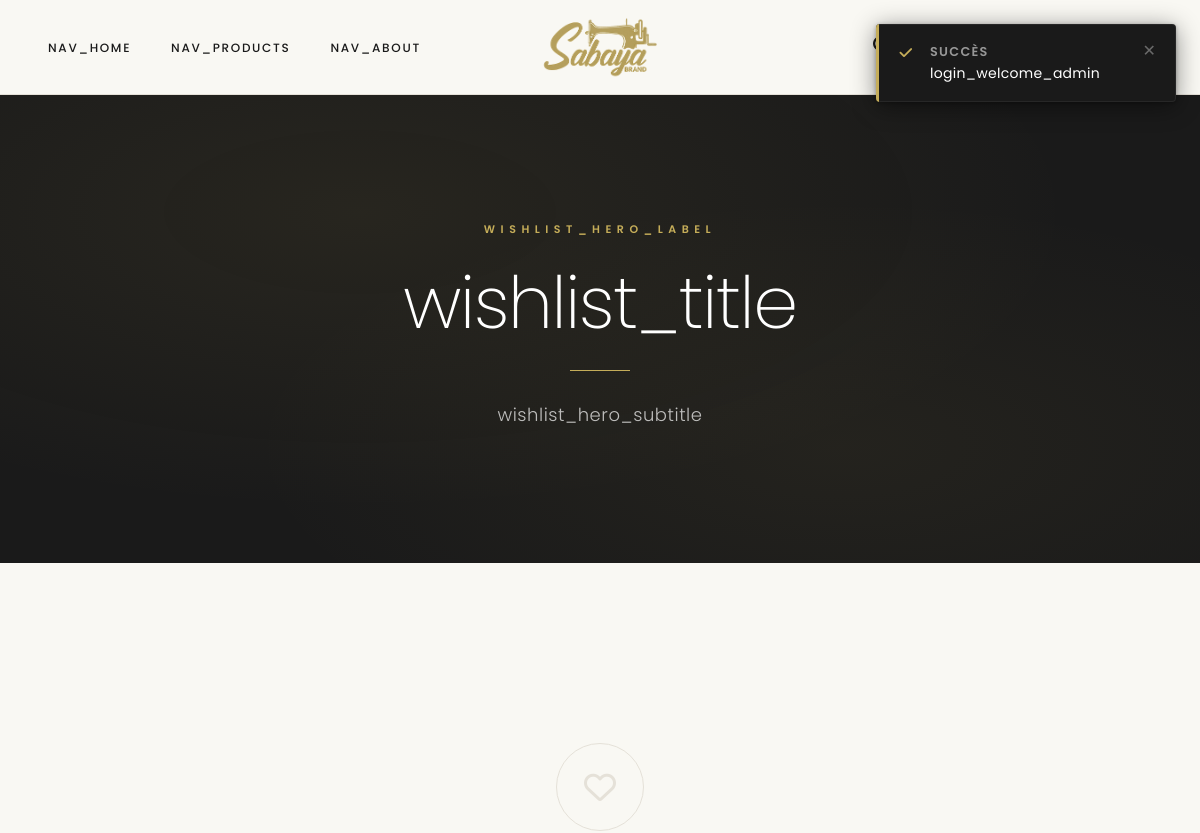
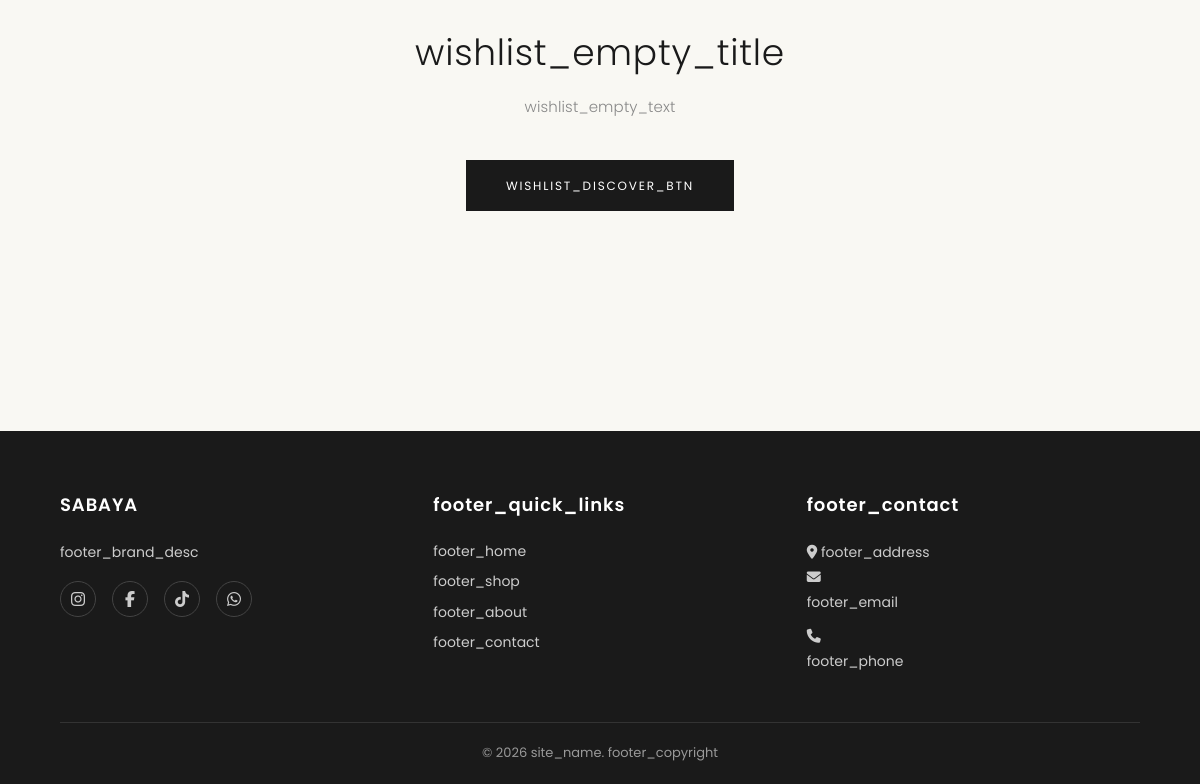
/sabaya/wishlist/wishlist.php (signed in), run on an earlier commit of the app's database (2 pictures, top to bottom).
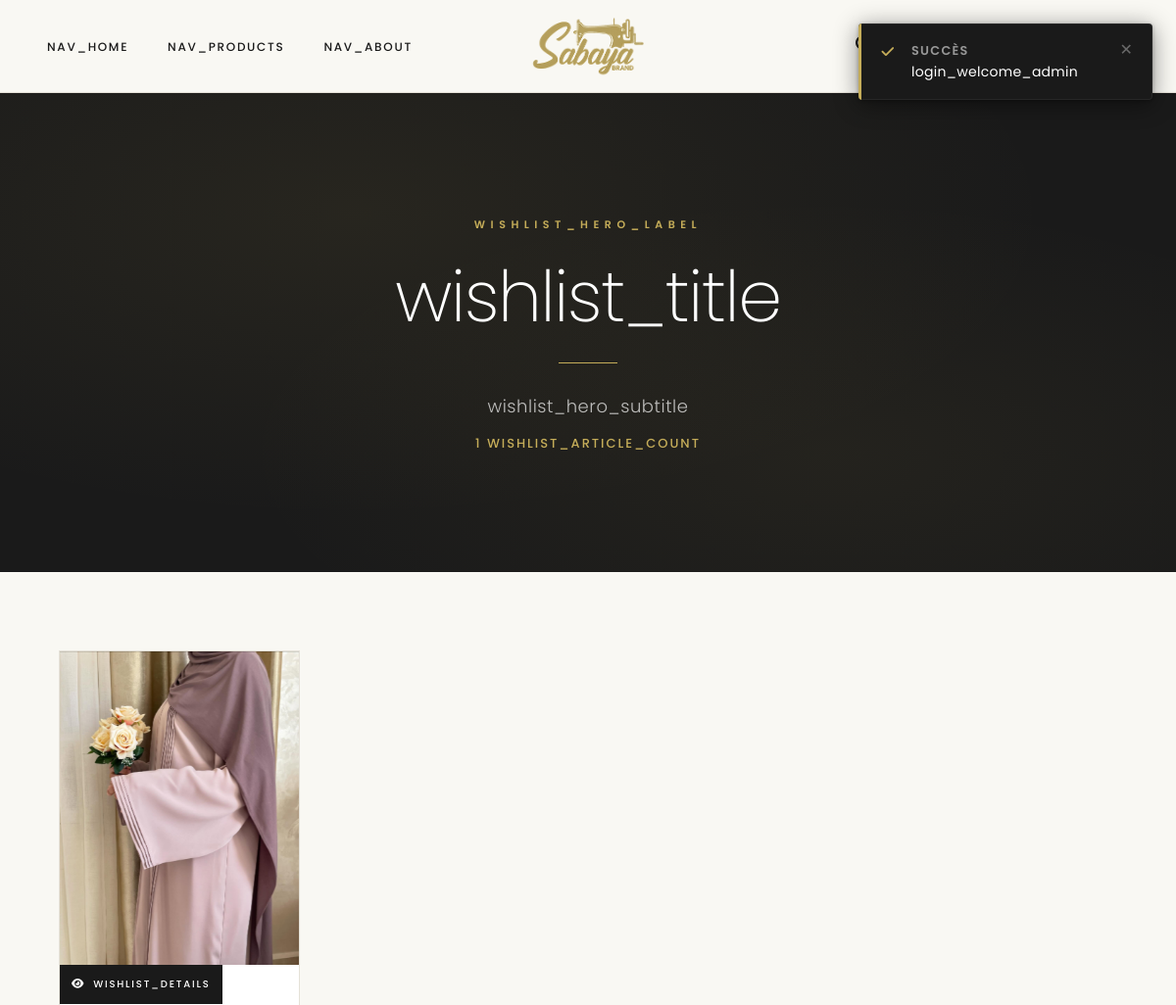
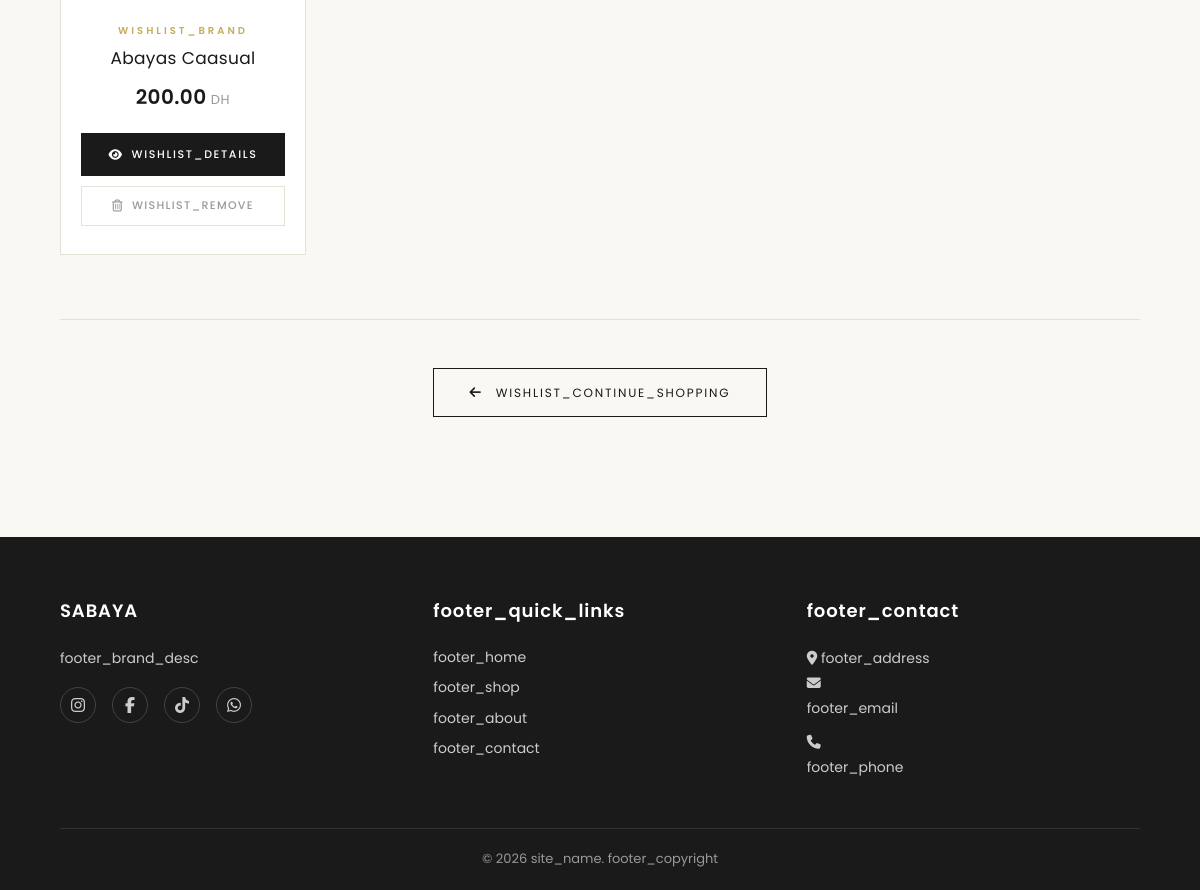
And on a later commit of the database (2 pictures, top to bottom).
### tables this page shows
CREATE TABLE `wishlist` (
  `id_wishlist` int(11) NOT NULL,
  `date_ajout` datetime DEFAULT current_timestamp(),
  `id_client` int(11) NOT NULL,
  `id_produit` int(11) NOT NULL
);

CREATE TABLE `produits` (
  `id_produit` int(11) NOT NULL,
  `nom` varchar(150) NOT NULL,
  `description` text NOT NULL,
  `prix` decimal(10,2) NOT NULL,
  `stock` int(11) NOT NULL,
  `image` varchar(255) DEFAULT NULL,
  `taille` varchar(50) DEFAULT NULL,
  `couleur` varchar(50) DEFAULT NULL,
  `id_categorie` int(11) NOT NULL
);

### sabaya/config/lang.php (called while the page is built, shortened)
<?php
if (!function_exists('t')) {
    function t(string $key, ?string $fallback = null): string
    {
        return $fallback ?? $key;
    }
}

### sabaya/models/Wishlist.php (called while the page is built, shortened)
<?php
class Wishlist
{
    private $pdo;
    public function __construct($pdo)
    {
        $this->pdo = $pdo;
    }
    public function getUserWishlist($id_client)
    {
        $sql = "SELECT
                    wishlist.*,
                    produits.nom,
                    produits.prix,
                    produits.image
                FROM wishlist
                INNER JOIN produits
                    ON wishlist.id_produit = produits.id_produit
                WHERE wishlist.id_client = :id_client
                ORDER BY wishlist.id_wishlist DESC";
        $stmt = $this->pdo->prepare($sql);
        $stmt->execute([
            ':id_client' => $id_client
        ]);
        return $stmt->fetchAll();
    }
}

### sabaya/wishlist/wishlist.php (the view, shortened to what this page needs)
<?php
require_once '../models/Wishlist.php';
$db = new Database();
$pdo = $db->getConnection();
$wishlistModel = new Wishlist($pdo);
$id_client = $_SESSION['user_id'];
$wishlist = $wishlistModel->getUserWishlist($id_client);
$wishlistCount = count($wishlist);
require_once '../config/lang.php';
require_once '../includes/header.php';
require_once '../includes/navbar.php';
?>
    <main id="main-content">
    <section class="wishlist-hero reveal" aria-labelledby="wishlist-title">
            <div class="wishlist-hero__inner">
                <span class="wishlist-hero__label" aria-hidden="true"><?= t('wishlist_hero_label') ?></span>
                <h1 id="wishlist-title" class="wishlist-hero__title"><?= t('wishlist_title') ?></h1>
                <div class="wishlist-hero__line" aria-hidden="true"></div>
                <p class="wishlist-hero__subtitle"><?= t('wishlist_hero_subtitle') ?></p>
                <?php if ($wishlistCount > 0): ?>
                    <p class="wishlist-hero__count"><?= $wishlistCount ?> <?= t('wishlist_article_count') ?></p>
                <?php endif; ?>
            </div>
        </section>
    <section class="wishlist-content reveal" aria-label="Vos produits favoris">
            <?php if (empty($wishlist)): ?>
                <div class="wishlist-empty" role="status">
                    <div class="wishlist-empty__icon-wrapper" aria-hidden="true">
                        <i class="far fa-heart"></i>
                    </div>
                    <h2 class="wishlist-empty__title"><?= t('wishlist_empty_title') ?></h2>
                    <p class="wishlist-empty__text"><?= t('wishlist_empty_text') ?></p>
                    <a href="../products/products.php" class="btn wishlist-empty__btn" aria-label="<?= t('wishlist_discover_btn') ?>">
                        <?= t('wishlist_discover_btn') ?>
                    </a>
                </div>
            <?php else: ?>
                <div class="wishlist-grid" role="list" aria-label="Grille de vos produits favoris">
                    <?php foreach ($wishlist as $item): ?>
                        <article class="wishlist-card" role="listitem">
                            <a href="../products/product-details.php?id=<?= $item['id_produit'] ?>"
                               class="wishlist-card__image-link"
                               aria-label="<?= t('wishlist_details') . ' ' . htmlspecialchars($item['nom']) ?>">
                                <img src="../assets/images/products/<?= htmlspecialchars($item['image']) ?>"
                                     alt="<?= htmlspecialchars($item['nom']) ?> — Abaya Sabaya Luxury"
                                     loading="lazy"
                                     width="400"
                                     height="500">
                                <span class="wishlist-card__quick-view" aria-hidden="true">
                                    <i class="fas fa-eye" aria-hidden="true"></i>
                                    <?= t('wishlist_details') ?>
                                </span>
                            </a>
                            <div class="wishlist-card__body">
                                <span class="wishlist-card__brand" aria-label="Marque"><?= t('wishlist_brand') ?></span>
                                <h2 class="wishlist-card__name"><?= htmlspecialchars($item['nom']) ?></h2>
                                <p class="wishlist-card__price" aria-label="Prix : <?= htmlspecialchars($item['prix']) ?> Dirhams">
                                    <span class="wishlist-card__price-value"><?= htmlspecialchars($item['prix']) ?></span>
                                    <span class="wishlist-card__price-currency"> DH</span>
                                </p>
                                <div class="wishlist-card__actions">
                                    <a href="../products/product-details.php?id=<?= $item['id_produit'] ?>"
                                       class="wishlist-card__btn-details"
                                       aria-label="<?= t('wishlist_details') . ' ' . htmlspecialchars($item['nom']) ?>">
                                        <i class="fas fa-eye" aria-hidden="true"></i>
                                        <?= t('wishlist_details') ?>
                                    </a>
                                    <a href="remove-wishlist.php?id=<?= $item['id_wishlist'] ?>"
                                       class="wishlist-card__btn-remove"
                                       data-wishlist-pulse
                                       aria-label="<?= t('wishlist_remove') . ' ' . htmlspecialchars($item['nom']) ?>">
                                        <i class="far fa-trash-alt" aria-hidden="true"></i>
                                        <?= t('wishlist_remove') ?>
                                    </a>
                                </div>
                            </div>
                        </article>
                    <?php endforeach; ?>
                </div>
                <div class="wishlist-bottom-cta">
                    <a href="../products/products.php" class="btn-outline wishlist-bottom-cta__btn" aria-label="<?= t('wishlist_continue_shopping') ?>">
                        <i class="fas fa-arrow-left" aria-hidden="true"></i>
                        <?= t('wishlist_continue_shopping') ?>
                    </a>
                </div>
            <?php endif; ?>
        </section>
    </main>
<?php require_once '../includes/footer.php'; ?>
</body>
</html>

### sabaya/includes/header.php (shortened to what this page needs)
<?php
require_once __DIR__ . '/../config/lang.php';
$protocol = (!empty($_SERVER['HTTPS']) && $_SERVER['HTTPS'] !== 'off') ? 'https' : 'http';
$scriptDir = dirname($_SERVER['SCRIPT_NAME']);
if ($scriptDir !== '/' && $scriptDir !== '\\' && $scriptDir !== '') {
    $scriptDir = dirname($scriptDir);
}
$baseUrl  = $protocol . '://' . $_SERVER['HTTP_HOST'] . rtrim($scriptDir, '/\\');
?>
<!DOCTYPE html>
<html lang="fr">
<head>
    <link rel="stylesheet" href="<?= htmlspecialchars($baseUrl) ?>/assets/css/style.css">
    <link rel="stylesheet" href="<?= htmlspecialchars($baseUrl) ?>/assets/css/product-hover.css">
    <link rel="stylesheet" href="https://cdnjs.cloudflare.com/ajax/libs/font-awesome/6.5.1/css/all.min.css" />
</head>

### sabaya/includes/navbar.php (shortened to what this page needs)
<?php
$cartCount = 0;
$activeLang = $_SESSION['lang'] ?? 'fr';
$currentUrl = strtok($_SERVER['REQUEST_URI'], '?');
$queryParams = $_GET;
unset($queryParams['lang']);
$queryString = !empty($queryParams) ? '?' . http_build_query($queryParams) . '&' : '?';
?>
<header role="banner" class="nav-header">
    <nav class="navbar" aria-label="Navigation principale">
        <ul class="nav-left" role="menubar" aria-label="Liens principaux">
            <li role="none"><a href="<?= htmlspecialchars($baseUrl) ?>/index.php" role="menuitem"><?= t('nav_home') ?></a></li>
            <li role="none"><a href="<?= htmlspecialchars($baseUrl) ?>/products/products.php" role="menuitem"><?= t('nav_products') ?></a></li>
            <li role="none"><a href="<?= htmlspecialchars($baseUrl) ?>/about.php" role="menuitem"><?= t('nav_about') ?></a></li>
        </ul>
        <a href="<?= htmlspecialchars($baseUrl) ?>/index.php" class="nav-logo" aria-label="Accueil Sabaya Luxury">
            <img src="<?= htmlspecialchars($baseUrl) ?>/assets/images/logo/logo.png" alt="Sabaya Luxury" width="140" height="auto">
        </a>
        <ul class="nav-right" role="menubar" aria-label="Actions">
            <li role="none">
                <a href="<?= htmlspecialchars($baseUrl) ?>/products/search.php" role="menuitem" aria-label="<?= t('nav_search') ?>">
                </a>
            </li>
            <li role="none">
                <a href="<?= htmlspecialchars($baseUrl) ?>/wishlist/wishlist.php" role="menuitem" aria-label="<?= t('nav_wishlist') ?>">
                </a>
            </li>
            <li role="none">
                <?php if (isset($_SESSION['user_id'])): ?>
                    <?php if (isset($_SESSION['role']) && $_SESSION['role'] === 'admin'): ?>
                        <a href="<?= htmlspecialchars($baseUrl) ?>/admin/dashboard.php" role="menuitem" aria-label="<?= t('nav_dashboard_admin') ?>">
                        </a>
                    <?php else: ?>
                        <a href="<?= htmlspecialchars($baseUrl) ?>/auth/profile.php" role="menuitem" aria-label="<?= t('nav_account') ?>">
                            <i class="fa-regular fa-user" aria-hidden="true"></i>
                        </a>
                    <?php endif; ?>
                <?php else: ?>
                    <a href="<?= htmlspecialchars($baseUrl) ?>/auth/login.php" role="menuitem" aria-label="<?= t('nav_login') ?>">
                        <i class="fa-regular fa-user" aria-hidden="true"></i>
                    </a>
                <?php endif; ?>
            </li>
            <li role="none">
                <a href="<?= htmlspecialchars($baseUrl) ?>/products/cart.php" role="menuitem" aria-label="<?= t('nav_cart') ?><?php if ($cartCount > 0) echo ' (' . $cartCount . ')'; ?>" class="nav-cart-link">
                </a>
            </li>
            <li role="none" class="language-switcher" aria-label="<?= t('lang_switcher_label') ?>">
                <a
                    href="<?= htmlspecialchars($currentUrl . $queryString) ?>lang=fr"
                    class="lang-btn<?= $activeLang === 'fr' ? ' lang-btn--active' : '' ?>"
                    aria-label="Passer en français"
                    hreflang="fr"
                >FR</a>
                <span class="lang-divider" aria-hidden="true">|</span>
                <a
                    href="<?= htmlspecialchars($currentUrl . $queryString) ?>lang=en"
                    class="lang-btn<?= $activeLang === 'en' ? ' lang-btn--active' : '' ?>"
                    aria-label="Switch to English"
                    hreflang="en"
                >EN</a>
            </li>
        </ul>
    </nav>
</header>

### sabaya/includes/toast-container.php (shortened to what this page needs)
<?php
if (!isset($toastMessage) && isset($_SESSION['_toast'])) {
    $toastMessage = $_SESSION['_toast']['message'] ?? '';
    $toastType    = $_SESSION['_toast']['type']    ?? 'success';
}
$toastMessage = $toastMessage ?? '';
$toastType    = $toastType    ?? 'success';
$dataAttrs = '';
if ($toastMessage !== '') {
    $dataAttrs .= ' data-flash-message="' . htmlspecialchars($toastMessage, ENT_QUOTES) . '"';
    $dataAttrs .= ' data-flash-type="'    . htmlspecialchars($toastType,    ENT_QUOTES) . '"';
}
?>
<div id="toast-container"
     aria-live="polite"
     aria-atomic="false"
     <?= $dataAttrs ?>></div>

### sabaya/includes/footer.php (shortened to what this page needs)
<?php require_once __DIR__ . '/toast-container.php'; ?>
<footer class="footer" role="contentinfo">
    <div class="footer-content">
        <div class="footer-col">
            <h4>SABAYA</h4>
            <p><?= t('footer_brand_desc') ?></p>
            <div class="social-links">
                <a href="https://www.instagram.com/brandsabaya_/" aria-label="Instagram Sabaya Luxury" rel="noopener noreferrer" target="_blank"><i class="fab fa-instagram" aria-hidden="true"></i></a>
                <a href="https://www.instagram.com/brandsabaya_/" aria-label="Facebook Sabaya Luxury" rel="noopener noreferrer" target="_blank"><i class="fab fa-facebook-f" aria-hidden="true"></i></a>
                <a href="https://www.instagram.com/brandsabaya_/" aria-label="TikTok Sabaya Luxury" rel="noopener noreferrer" target="_blank"><i class="fab fa-tiktok" aria-hidden="true"></i></a>
                <a href="https://www.instagram.com/brandsabaya_/" aria-label="WhatsApp Sabaya Luxury" rel="noopener noreferrer" target="_blank"><i class="fab fa-whatsapp" aria-hidden="true"></i></a>
            </div>
        </div>
        <nav class="footer-col" aria-label="Liens de navigation du pied de page">
            <h4><?= t('footer_quick_links') ?></h4>
            <ul>
                <li><a href="<?= htmlspecialchars($baseUrl) ?>/index.php"><?= t('footer_home') ?></a></li>
                <li><a href="<?= htmlspecialchars($baseUrl) ?>/products/products.php"><?= t('footer_shop') ?></a></li>
                <li><a href="<?= htmlspecialchars($baseUrl) ?>/about.php"><?= t('footer_about') ?></a></li>
                <li><a href="<?= htmlspecialchars($baseUrl) ?>/contact/contact.php"><?= t('footer_contact') ?></a></li>
            </ul>
        </nav>
        <div class="footer-col">
            <h4><?= t('footer_contact') ?></h4>
            <address>
                <p><i class="fas fa-map-marker-alt" aria-hidden="true"></i> <?= t('footer_address') ?></p>
                <p><i class="fas fa-envelope" aria-hidden="true"></i> <a href="mailto:<?= t('footer_email') ?>"><?= t('footer_email') ?></a></p>
                <p><i class="fas fa-phone" aria-hidden="true"></i> <a href="tel:+212600000000"><?= t('footer_phone') ?></a></p>
            </address>
        </div>
    </div>
    <div class="footer-bottom">
        <p>&copy; <?= date('Y') ?> <?= t('site_name') ?>. <?= t('footer_copyright') ?></p>
    </div>
</footer>
<link rel="stylesheet" href="<?= htmlspecialchars($baseUrl) ?>/assets/css/toast.css">

### sabaya/assets/css/product-hover.css (style rules this page uses)
:root { --card-shadow-hover: 0 20px 60px rgba(0, 0, 0, 0.10), 0 4px 16px rgba(197, 173, 89, 0.08); --card-lift : translateY(-8px); --img-zoom : scale(1.05); --img-transition : transform 0.5s cubic-bezier(0.25, 0.46, 0.45, 0.94); --card-transition : box-shadow 0.4s ease, transform 0.4s ease, border-color 0.4s ease; --overlay-transition: opacity 0.35s ease, transform 0.35s ease; }
.wishlist-card { transition: var(--card-transition); }
.wishlist-card__image-link { display: block; overflow: hidden; position: relative; }
.wishlist-card__image-link img { transition: var(--img-transition); will-change: transform; }
.wishlist-card__image-link { position: relative; }
.wishlist-card__quick-view { position: absolute; bottom: 0; left: 0; right: 0; padding: 12px; background: rgba(26, 26, 26, 0.85); display: inline-flex; align-items: center; justify-content: center; gap: 8px; font-family: 'Poppins', sans-serif; font-size: 10px; font-weight: 500; letter-spacing: 0.18em; text-transform: uppercase; color: #fff; text-decoration: none; transform: translateY(100%); opacity: 0; transition: var(--overlay-transition); z-index: 2; }
.wishlist-card__quick-view i { font-size: 11px; }
@media (hover: none) { .wishlist-card__quick-view { position: static; transform: none; opacity: 1; background: var(--black); margin-bottom: 0; } }

### sabaya/assets/css/toast.css (style rules this page uses)
#toast-container { position: fixed; top: 24px; right: 24px; z-index: 99999; display: flex; flex-direction: column; gap: 12px; pointer-events: none; max-width: calc(100vw - 48px); }

What changed in the data, as far as the page shows it:
added wishlist: id_produit.image (picture), id_produit.nom "Abayas Caasual", id_produit.prix "200.00"
Also different on the page:
$wishlistCount: (not shown) → "1"
t('wishlist_article_count'): (not shown) → "WISHLIST_ARTICLE_COUNT"
t('wishlist_continue_shopping'): (not shown) → "WISHLIST_CONTINUE_SHOPPING"
t('wishlist_empty_title'): "wishlist_empty_title" → (not shown)
t('wishlist_empty_text'): "wishlist_empty_text" → (not shown)
t('wishlist_discover_btn'): "WISHLIST_DISCOVER_BTN" → (not shown)
